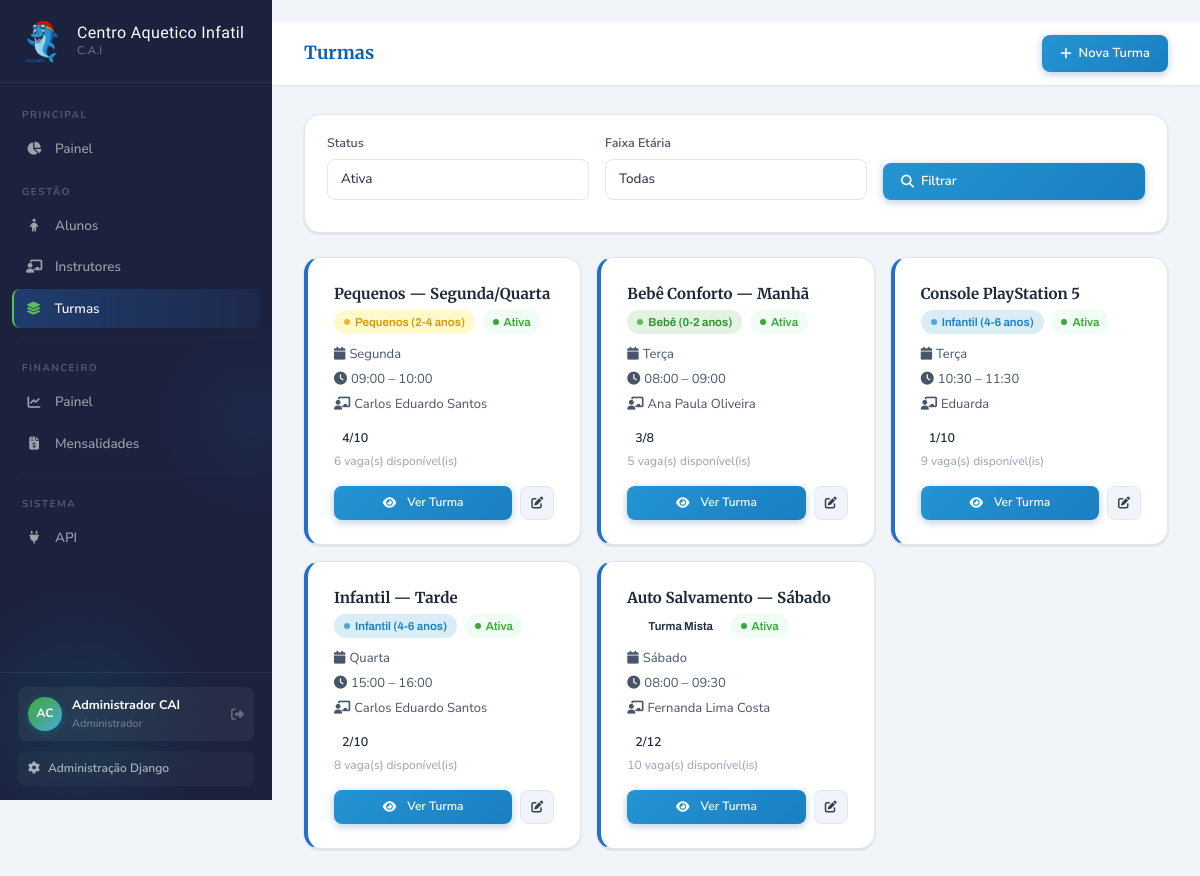
Screenshot of /turmas/ (signed in) with the database file from the repository.
### apps/accounts/models.py (models this page shows, shortened)
class Usuario(AbstractUser):
    PERFIL_CHOICES = [
        ('admin', 'Administrador'),
        ('coordenacao', 'Coordenação'),
        ('financeiro', 'Financeiro'),
        ('professor', 'Professor'),
    ]
    perfil = models.CharField(
        max_length=20,
        choices=PERFIL_CHOICES,
        default='professor',
        verbose_name='Perfil'
    )
    telefone = models.CharField(max_length=20, blank=True, verbose_name='Telefone')
    foto = models.ImageField(
        upload_to='usuarios/', null=True, blank=True, verbose_name='Foto'
    )
    ativo = models.BooleanField(default=True, verbose_name='Ativo')
    criado_em = models.DateTimeField(auto_now_add=True)
    atualizado_em = models.DateTimeField(auto_now=True)
    class Meta:
        verbose_name = 'Usuário'
        verbose_name_plural = 'Usuários'
        ordering = ['first_name', 'last_name']

### apps/turmas/models.py (models this page shows, shortened)
class Turma(models.Model):
    DIA_SEMANA_CHOICES = [
        (0, 'Segunda'), (1, 'Terça'), (2, 'Quarta'),
        (3, 'Quinta'), (4, 'Sexta'), (5, 'Sábado'),
    ]
    FAIXA_ETARIA_CHOICES = [
        ('bebe', 'Bebê (0-2 anos)'),
        ('toddler', 'Pequenos (2-4 anos)'),
        ('kids', 'Infantil (4-6 anos)'),
        ('junior', 'Infantil (6-8 anos)'),
        ('mista', 'Turma Mista'),
    ]
    STATUS_CHOICES = [
        ('ativa', 'Ativa'),
        ('inativa', 'Inativa'),
        ('encerrada', 'Encerrada'),
    ]
    nome = models.CharField(max_length=100, verbose_name='Nome da Turma')
    faixa_etaria = models.CharField(
        max_length=20, choices=FAIXA_ETARIA_CHOICES, verbose_name='Faixa Etária'
    )
    dia_semana = models.IntegerField(choices=DIA_SEMANA_CHOICES, verbose_name='Dia da Semana')
    horario_inicio = models.TimeField(verbose_name='Horário de Início')
    horario_fim = models.TimeField(verbose_name='Horário de Fim')
    capacidade = models.PositiveIntegerField(default=10, verbose_name='Capacidade Máxima')
    professor_responsavel = models.ForeignKey(
        Professor, on_delete=models.PROTECT,
        related_name='turmas_responsavel', verbose_name='Professor Responsável'
    )
    professores_auxiliares = models.ManyToManyField(
        Professor, blank=True,
        related_name='turmas_auxiliar', verbose_name='Professores Auxiliares'
    )
    status = models.CharField(
        max_length=20, choices=STATUS_CHOICES, default='ativa', verbose_name='Status'
    )
    descricao = models.TextField(blank=True, verbose_name='Descrição')
    criado_em = models.DateTimeField(auto_now_add=True)
    atualizado_em = models.DateTimeField(auto_now=True)
    class Meta:
        verbose_name = 'Turma'
        verbose_name_plural = 'Turmas'
        ordering = ['dia_semana', 'horario_inicio']
    @property
    def vagas_disponiveis(self):
        matriculas_ativas = self.matriculas.filter(status='ativa').count()
        return max(0, self.capacidade - matriculas_ativas)
    @property
    def total_alunos(self):
        return self.matriculas.filter(status='ativa').count()
    @property
    def percentual_ocupacao(self):
        if self.capacidade == 0:
            return 0
        return round((self.total_alunos / self.capacidade) * 100, 1)

### apps/professores/models.py (models this page shows, shortened)
class Professor(models.Model):
    ESPECIALIDADE_CHOICES = [
        ('natacao_infantil', 'Natação Infantil'),
        ('bebe_conforto', 'Bebê Conforto'),
        ('auto_salvamento', 'Auto Salvamento'),
        ('hidroginastica', 'Hidroginástica'),
        ('geral', 'Geral'),
    ]
    STATUS_CHOICES = [
        ('ativo', 'Ativo'),
        ('afastado', 'Afastado'),
        ('desligado', 'Desligado'),
    ]
    TIPO_CONTRATO_CHOICES = [
        ('clt', 'CLT'),
        ('pj', 'PJ'),
        ('autonomo', 'Autônomo'),
        ('voluntario', 'Voluntário'),
    ]
    nome = models.CharField(max_length=150, verbose_name='Nome Completo')
    cpf = models.CharField(max_length=14, unique=True, verbose_name='CPF')
    rg = models.CharField(max_length=20, blank=True, verbose_name='RG')
    data_nascimento = models.DateField(null=True, blank=True, verbose_name='Data de Nascimento')
    telefone = models.CharField(max_length=20, verbose_name='Telefone')
    email = models.EmailField(blank=True, verbose_name='E-mail')
    cep = models.CharField(max_length=9, blank=True, verbose_name='CEP')
    logradouro = models.CharField(max_length=200, blank=True, verbose_name='Logradouro')
    numero = models.CharField(max_length=10, blank=True, verbose_name='Número')
    bairro = models.CharField(max_length=100, blank=True, verbose_name='Bairro')
    cidade = models.CharField(max_length=100, default='Araripina', verbose_name='Cidade')
    estado = models.CharField(max_length=2, default='PE', verbose_name='Estado')
    especialidade = models.CharField(
        max_length=30, choices=ESPECIALIDADE_CHOICES, default='natacao_infantil',
        verbose_name='Especialidade'
    )
    formacao = models.CharField(max_length=200, blank=True, verbose_name='Formação')
    registro_cref = models.CharField(max_length=30, blank=True, verbose_name='CREF')
    anos_experiencia = models.PositiveIntegerField(default=0, verbose_name='Anos de Experiência')
    tipo_contrato = models.CharField(
        max_length=20, choices=TIPO_CONTRATO_CHOICES, default='clt',
        verbose_name='Tipo de Contrato'
    )
    salario = models.DecimalField(
        max_digits=8, decimal_places=2, null=True, blank=True, verbose_name='Salário/Valor'
    )
    status = models.CharField(
        max_length=20, choices=STATUS_CHOICES, default='ativo', verbose_name='Status'
    )
    data_admissao = models.DateField(default=date.today, verbose_name='Data de Admissão')
    data_desligamento = models.DateField(null=True, blank=True, verbose_name='Data de Desligamento')
    foto = models.ImageField(
        upload_to='professores/fotos/', null=True, blank=True, verbose_name='Foto'
    )
    bio = models.TextField(blank=True, verbose_name='Biografia/Observações')
    criado_em = models.DateTimeField(auto_now_add=True)
    atualizado_em = models.DateTimeField(auto_now=True)
    class Meta:
        verbose_name = 'Professor/Instrutor'
        verbose_name_plural = 'Professores/Instrutores'
        ordering = ['nome']

### apps/turmas/views.py (the view)
# urls.py: path('', views.lista_turmas, name='lista_turmas'),
@login_required
def lista_turmas(request):
    status = request.GET.get('status', 'ativa')
    faixa = request.GET.get('faixa', '')
    turmas = Turma.objects.select_related('professor_responsavel').all()
    if status:
        turmas = turmas.filter(status=status)
    if faixa:
        turmas = turmas.filter(faixa_etaria=faixa)
    context = {
        'turmas': turmas,
        'status': status,
        'faixa': faixa,
        'DIA_CHOICES': Turma.DIA_SEMANA_CHOICES,
    }
    return render(request, 'turmas/lista.html', context)

### templates/turmas/lista.html (shortened to what this page needs)
﻿{% extends 'base.html' %}
{% block page_title %}Turmas{% endblock %}
{% block topbar_actions %}<a href="{% url 'nova_turma' %}" class="btn-cai btn-cai-primary"><i class="fas fa-plus"></i> Nova Turma</a>{% endblock %}
{% block content %}
<div class="card-surface mb-4" style="padding:18px 22px;">
  <form method="get" class="row g-3 align-items-end">
    <div class="col-md-4"><label class="form-label">Status</label><select name="status" class="form-select"><option value="ativa" {% if status == 'ativa' %}selected{% endif %}>Ativa</option></select></div>
    <div class="col-md-4"><label class="form-label">Faixa Etária</label><select name="faixa" class="form-select"><option value="">Todas</option></select></div>
    <div class="col-md-4"><button type="submit" class="btn-cai btn-cai-primary w-100"><i class="fas fa-search"></i> Filtrar</button></div>
  </form>
</div>
<div class="row g-3">
  {% for turma in turmas %}
  <div class="col-md-6 col-xl-4">
    <div class="card-surface h-100" style="border-left:4px solid {% if turma.vagas_disponiveis == 0 %}#dc2626{% elif turma.vagas_disponiveis <= 2 %}#d97706{% else %}#2470c8{% endif %};">
      <div style="display:flex;justify-content:space-between;align-items:flex-start;margin-bottom:10px;">
        <div>
          <div style="font-family:'Merriweather',serif;font-size:15px;font-weight:700;margin-bottom:4px;">{{ turma.nome }}</div>
          <span class="bdg bdg-{{ turma.faixa_etaria }}">{{ turma.get_faixa_etaria_display }}</span>
          <span class="bdg bdg-{{ turma.status }} ms-1">{{ turma.get_status_display }}</span>
        </div>
      </div>
      <div style="font-size:13px;color:#475569;margin-bottom:4px;"><i class="fas fa-calendar me-1"></i>{{ turma.get_dia_semana_display }}</div>
      <div style="font-size:13px;color:#475569;margin-bottom:4px;"><i class="fas fa-clock me-1"></i>{{ turma.horario_inicio|time:"H:i" }} – {{ turma.horario_fim|time:"H:i" }}</div>
      <div style="font-size:13px;color:#475569;margin-bottom:14px;"><i class="fas fa-chalkboard-teacher me-1"></i>{{ turma.professor_responsavel.nome|truncatechars:25 }}</div>
      <div style="display:flex;align-items:center;gap:8px;margin-bottom:4px;">
        <span style="font-size:12.5px;font-weight:600;color:#1e293b;">{{ turma.total_alunos }}/{{ turma.capacidade }}</span>
      </div>
      <div style="font-size:12px;color:#94a3b8;margin-bottom:14px;">{% if turma.vagas_disponiveis == 0 %}<span style="color:#dc2626;font-weight:600;">Lotada</span>{% else %}{{ turma.vagas_disponiveis }} vaga(s) disponível(is){% endif %}</div>
      <div style="display:flex;gap:8px;">
        <a href="{% url 'detalhe_turma' turma.pk %}" class="btn-cai btn-cai-primary btn-cai-sm" style="flex:1;justify-content:center;"><i class="fas fa-eye me-1"></i>Ver Turma</a>
        <a href="{% url 'editar_turma' turma.pk %}" class="btn-cai btn-cai-ghost btn-cai-icon btn-cai-sm"><i class="fas fa-edit"></i></a>
      </div>
    </div>
  </div>
  {% empty %}
  <div class="col-12"><div class="card-surface"><div class="empty-state"><div class="empty-icon"><i class="fas fa-layer-group"></i></div><div style="font-family:'Merriweather',serif;font-size:16px;color:#475569;">Nenhuma turma encontrada</div></div></div></div>
  {% endfor %}
</div>
{% endblock %}

### templates/base.html (shortened to what this page needs)
﻿<!DOCTYPE html>
<html lang="pt-br">
{% load static %}
<head>
  <link href="https://cdnjs.cloudflare.com/ajax/libs/bootstrap/5.3.2/css/bootstrap.min.css" rel="stylesheet">
  <link href="https://cdnjs.cloudflare.com/ajax/libs/font-awesome/6.5.0/css/all.min.css" rel="stylesheet">
</head>
<body>
<nav id="sidebar">
  <div class="sidebar-brand">
    <a href="{% url 'home' %}" class="brand-link">
      <div class="brand-emblem"><img src="{% static 'img/mascote-cai.png' %}" alt="Mascote Dolphin C.A.I"></div>
      <div class="brand-text"><strong>Centro Aquetico Infatil</strong><small>C.A.I</small></div>
    </a>
  </div>
  <div class="sidebar-nav">
    <div class="nav-section-label">Principal</div>
    <div class="nav-item"><a href="{% url 'home' %}" class="nav-link {% if request.resolver_match.url_name == 'home' %}active{% endif %}"><span class="nav-icon"><i class="fas fa-chart-pie"></i></span>Painel</a></div>
    <div class="nav-section-label">Gestão</div>
    <div class="nav-item"><a href="{% url 'lista_alunos' %}" class="nav-link {% if 'aluno' in request.resolver_match.url_name %}active{% endif %}"><span class="nav-icon"><i class="fas fa-child"></i></span>Alunos</a></div>
    <div class="nav-item"><a href="{% url 'lista_professores' %}" class="nav-link {% if 'professor' in request.resolver_match.url_name %}active{% endif %}"><span class="nav-icon"><i class="fas fa-chalkboard-teacher"></i></span>Instrutores</a></div>
    <div class="nav-item"><a href="{% url 'lista_turmas' %}" class="nav-link {% if 'turma' in request.resolver_match.url_name %}active{% endif %}"><span class="nav-icon"><i class="fas fa-layer-group"></i></span>Turmas</a></div>
    <hr class="nav-divider">
    <div class="nav-section-label">Financeiro</div>
    <div class="nav-item"><a href="{% url 'financeiro' %}" class="nav-link {% if request.resolver_match.url_name == 'financeiro' %}active{% endif %}"><span class="nav-icon"><i class="fas fa-chart-line"></i></span>Painel</a></div>
    <div class="nav-item"><a href="{% url 'lista_mensalidades' %}" class="nav-link {% if 'mensalidade' in request.resolver_match.url_name %}active{% endif %}"><span class="nav-icon"><i class="fas fa-file-invoice-dollar"></i></span>Mensalidades</a></div>
    <hr class="nav-divider">
    <div class="nav-section-label">Sistema</div>
    <div class="nav-item"><a href="/api/v1/" target="_blank" class="nav-link"><span class="nav-icon"><i class="fas fa-plug"></i></span>API</a></div>
  </div>
  <div class="sidebar-footer">
    <div class="user-pill">
      <div class="user-avatar-sm">{{ request.user.first_name|first|upper }}{{ request.user.last_name|first|upper }}</div>
      <div class="user-info-sm"><strong>{{ request.user.get_full_name|default:request.user.username }}</strong><small>{{ request.user.get_perfil_display }}</small></div>
      <a href="{% url 'logout' %}" class="user-logout" title="Sair"><i class="fas fa-sign-out-alt"></i></a>
    </div>
    <a href="/admin/" target="_blank" class="sidebar-admin-link"><i class="fas fa-cog"></i>Administração Django</a>
  </div>
</nav>
<div id="main">
  <div class="topbar">
    <div class="topbar-title">{% block page_title %}C.A.I{% endblock %}</div>
    <div class="topbar-actions">{% block topbar_actions %}{% endblock %}</div>
  </div>
  <div class="page-content">{% block content %}{% endblock %}</div>
</div>
</body>
</html>

### rows the page displays
Usuario: user.first_name|first "A", user.last_name|first "C", user.get_full_name "Administrador CAI", user.perfil "Administrador"
Turma: nome "Pequenos — Segunda/Quarta", faixa_etaria "Pequenos (2-4 anos)", status "Ativa", dia_semana "Segunda", horario_inicio "09:00", horario_fim "10:00", professor_responsavel.nome "Carlos Eduardo Santos", total_alunos "4", capacidade "10", vagas_disponiveis "6"
Turma: nome "Bebê Conforto — Manhã", faixa_etaria "Bebê (0-2 anos)", status "Ativa", dia_semana "Terça", horario_inicio "08:00", horario_fim "09:00", professor_responsavel.nome "Ana Paula Oliveira", total_alunos "3", capacidade "8", vagas_disponiveis "5"
Turma: nome "Console PlayStation 5", faixa_etaria "Infantil (4-6 anos)", status "Ativa", dia_semana "Terça", horario_inicio "10:30", horario_fim "11:30", professor_responsavel.nome "Eduarda", total_alunos "1", capacidade "10", vagas_disponiveis "9"
Turma: nome "Infantil — Tarde", faixa_etaria "Infantil (4-6 anos)", status "Ativa", dia_semana "Quarta", horario_inicio "15:00", horario_fim "16:00", professor_responsavel.nome "Carlos Eduardo Santos", total_alunos "2", capacidade "10", vagas_disponiveis "8"
Turma: nome "Auto Salvamento — Sábado", faixa_etaria "Turma Mista", status "Ativa", dia_semana "Sábado", horario_inicio "08:00", horario_fim "09:30", professor_responsavel.nome "Fernanda Lima Costa", total_alunos "2", capacidade "12", vagas_disponiveis "10"
